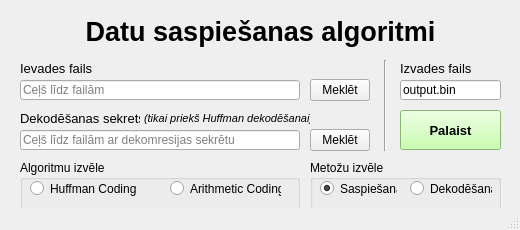
<?xml version="1.0" encoding="UTF-8"?>
<ui version="4.0">
 <class>MainWindow</class>
 <widget class="QMainWindow" name="MainWindow">
  <property name="geometry">
   <rect>
    <x>0</x>
    <y>0</y>
    <width>520</width>
    <height>230</height>
   </rect>
  </property>
  <property name="sizePolicy">
   <sizepolicy hsizetype="Fixed" vsizetype="Fixed">
    <horstretch>0</horstretch>
    <verstretch>0</verstretch>
   </sizepolicy>
  </property>
  <property name="minimumSize">
   <size>
    <width>520</width>
    <height>230</height>
   </size>
  </property>
  <property name="maximumSize">
   <size>
    <width>520</width>
    <height>230</height>
   </size>
  </property>
  <property name="windowTitle">
   <string>KIA</string>
  </property>
  <property name="tabShape">
   <enum>QTabWidget::Rounded</enum>
  </property>
  <widget class="QWidget" name="CentralWidget">
   <widget class="QPushButton" name="btn_go">
    <property name="enabled">
     <bool>true</bool>
    </property>
    <property name="geometry">
     <rect>
      <x>400</x>
      <y>110</y>
      <width>101</width>
      <height>40</height>
     </rect>
    </property>
    <property name="font">
     <font>
      <pointsize>10</pointsize>
      <weight>75</weight>
      <bold>true</bold>
     </font>
    </property>
    <property name="cursor">
     <cursorShape>PointingHandCursor</cursorShape>
    </property>
    <property name="autoFillBackground">
     <bool>false</bool>
    </property>
    <property name="styleSheet">
     <string notr="true">background-color: rgb(187, 255, 153);</string>
    </property>
    <property name="text">
     <string>Palaist</string>
    </property>
    <property name="checkable">
     <bool>false</bool>
    </property>
    <property name="autoDefault">
     <bool>false</bool>
    </property>
    <property name="default">
     <bool>false</bool>
    </property>
    <property name="flat">
     <bool>false</bool>
    </property>
   </widget>
   <widget class="QGroupBox" name="group_box_chose_compression">
    <property name="geometry">
     <rect>
      <x>20</x>
      <y>160</y>
      <width>280</width>
      <height>51</height>
     </rect>
    </property>
    <property name="title">
     <string>Algoritmu izvēle</string>
    </property>
    <widget class="QRadioButton" name="radio_btn_huffman_coding">
     <property name="geometry">
      <rect>
       <x>10</x>
       <y>20</y>
       <width>121</width>
       <height>17</height>
      </rect>
     </property>
     <property name="cursor">
      <cursorShape>PointingHandCursor</cursorShape>
     </property>
     <property name="text">
      <string>Huffman Coding</string>
     </property>
    </widget>
    <widget class="QRadioButton" name="radio_btn_arithmetic_coding">
     <property name="geometry">
      <rect>
       <x>150</x>
       <y>20</y>
       <width>111</width>
       <height>17</height>
      </rect>
     </property>
     <property name="cursor">
      <cursorShape>PointingHandCursor</cursorShape>
     </property>
     <property name="text">
      <string>Arithmetic Coding</string>
     </property>
    </widget>
   </widget>
   <widget class="QLabel" name="label_title">
    <property name="geometry">
     <rect>
      <x>0</x>
      <y>15</y>
      <width>521</width>
      <height>33</height>
     </rect>
    </property>
    <property name="font">
     <font>
      <pointsize>20</pointsize>
      <weight>75</weight>
      <bold>true</bold>
     </font>
    </property>
    <property name="text">
     <string>Datu saspiešanas algoritmi</string>
    </property>
    <property name="alignment">
     <set>Qt::AlignCenter</set>
    </property>
    <property name="wordWrap">
     <bool>false</bool>
    </property>
   </widget>
   <widget class="QLabel" name="label_input_file">
    <property name="geometry">
     <rect>
      <x>20</x>
      <y>60</y>
      <width>281</width>
      <height>16</height>
     </rect>
    </property>
    <property name="font">
     <font>
      <pointsize>10</pointsize>
      <weight>50</weight>
      <bold>false</bold>
      <underline>false</underline>
      <kerning>true</kerning>
     </font>
    </property>
    <property name="text">
     <string>Ievades fails</string>
    </property>
   </widget>
   <widget class="QLineEdit" name="input_input_file_path">
    <property name="geometry">
     <rect>
      <x>20</x>
      <y>80</y>
      <width>280</width>
      <height>20</height>
     </rect>
    </property>
    <property name="toolTip">
     <string/>
    </property>
    <property name="inputMask">
     <string/>
    </property>
    <property name="text">
     <string/>
    </property>
    <property name="placeholderText">
     <string>Ceļš līdz failām</string>
    </property>
   </widget>
   <widget class="QPushButton" name="btn_find_input_file_path">
    <property name="enabled">
     <bool>true</bool>
    </property>
    <property name="geometry">
     <rect>
      <x>310</x>
      <y>79</y>
      <width>60</width>
      <height>22</height>
     </rect>
    </property>
    <property name="cursor">
     <cursorShape>PointingHandCursor</cursorShape>
    </property>
    <property name="autoFillBackground">
     <bool>false</bool>
    </property>
    <property name="text">
     <string>Meklēt</string>
    </property>
    <property name="checkable">
     <bool>false</bool>
    </property>
    <property name="autoDefault">
     <bool>false</bool>
    </property>
    <property name="default">
     <bool>false</bool>
    </property>
    <property name="flat">
     <bool>false</bool>
    </property>
   </widget>
   <widget class="QGroupBox" name="group_box_chose_method">
    <property name="geometry">
     <rect>
      <x>310</x>
      <y>160</y>
      <width>191</width>
      <height>51</height>
     </rect>
    </property>
    <property name="title">
     <string>Metožu izvēle</string>
    </property>
    <widget class="QRadioButton" name="radio_btn_compress">
     <property name="geometry">
      <rect>
       <x>10</x>
       <y>20</y>
       <width>77</width>
       <height>17</height>
      </rect>
     </property>
     <property name="cursor">
      <cursorShape>PointingHandCursor</cursorShape>
     </property>
     <property name="text">
      <string>Saspiešana</string>
     </property>
     <property name="checked">
      <bool>true</bool>
     </property>
    </widget>
    <widget class="QRadioButton" name="radio_btn_decompress">
     <property name="geometry">
      <rect>
       <x>100</x>
       <y>20</y>
       <width>82</width>
       <height>17</height>
      </rect>
     </property>
     <property name="cursor">
      <cursorShape>PointingHandCursor</cursorShape>
     </property>
     <property name="text">
      <string>Dekodēšana</string>
     </property>
    </widget>
   </widget>
   <widget class="QLabel" name="label_output_file">
    <property name="geometry">
     <rect>
      <x>400</x>
      <y>60</y>
      <width>101</width>
      <height>16</height>
     </rect>
    </property>
    <property name="font">
     <font>
      <pointsize>10</pointsize>
      <weight>50</weight>
      <bold>false</bold>
      <underline>false</underline>
      <kerning>true</kerning>
     </font>
    </property>
    <property name="text">
     <string>Izvades fails</string>
    </property>
   </widget>
   <widget class="QLineEdit" name="input_output_file_name">
    <property name="geometry">
     <rect>
      <x>400</x>
      <y>80</y>
      <width>101</width>
      <height>20</height>
     </rect>
    </property>
    <property name="toolTip">
     <string/>
    </property>
    <property name="inputMask">
     <string/>
    </property>
    <property name="text">
     <string>output.bin</string>
    </property>
    <property name="placeholderText">
     <string>Faila nosaukums</string>
    </property>
   </widget>
   <widget class="Line" name="vertica_line">
    <property name="geometry">
     <rect>
      <x>375</x>
      <y>60</y>
      <width>20</width>
      <height>91</height>
     </rect>
    </property>
    <property name="orientation">
     <enum>Qt::Vertical</enum>
    </property>
   </widget>
   <widget class="QLabel" name="label_secret_file_description">
    <property name="geometry">
     <rect>
      <x>144</x>
      <y>112</y>
      <width>166</width>
      <height>13</height>
     </rect>
    </property>
    <property name="font">
     <font>
      <pointsize>8</pointsize>
      <weight>50</weight>
      <italic>true</italic>
      <bold>false</bold>
      <underline>false</underline>
      <kerning>true</kerning>
     </font>
    </property>
    <property name="text">
     <string>(tikai priekš Huffman dekodēšanai)</string>
    </property>
   </widget>
   <widget class="QPushButton" name="btn_find_secret_file_path">
    <property name="enabled">
     <bool>true</bool>
    </property>
    <property name="geometry">
     <rect>
      <x>310</x>
      <y>129</y>
      <width>60</width>
      <height>22</height>
     </rect>
    </property>
    <property name="cursor">
     <cursorShape>PointingHandCursor</cursorShape>
    </property>
    <property name="autoFillBackground">
     <bool>false</bool>
    </property>
    <property name="text">
     <string>Meklēt</string>
    </property>
    <property name="checkable">
     <bool>false</bool>
    </property>
    <property name="autoDefault">
     <bool>false</bool>
    </property>
    <property name="default">
     <bool>false</bool>
    </property>
    <property name="flat">
     <bool>false</bool>
    </property>
   </widget>
   <widget class="QLineEdit" name="input_secret_file_path">
    <property name="geometry">
     <rect>
      <x>20</x>
      <y>130</y>
      <width>280</width>
      <height>20</height>
     </rect>
    </property>
    <property name="toolTip">
     <string/>
    </property>
    <property name="inputMask">
     <string/>
    </property>
    <property name="text">
     <string/>
    </property>
    <property name="placeholderText">
     <string>Ceļš līdz failām ar dekomresijas sekrētu</string>
    </property>
   </widget>
   <widget class="QLabel" name="label_secret_file">
    <property name="geometry">
     <rect>
      <x>20</x>
      <y>110</y>
      <width>120</width>
      <height>16</height>
     </rect>
    </property>
    <property name="font">
     <font>
      <pointsize>10</pointsize>
      <weight>50</weight>
      <italic>false</italic>
      <bold>false</bold>
      <underline>false</underline>
      <kerning>true</kerning>
     </font>
    </property>
    <property name="text">
     <string>Dekodēšanas sekrets</string>
    </property>
   </widget>
  </widget>
  <widget class="QStatusBar" name="statusbar"/>
 </widget>
 <resources/>
 <connections/>
</ui>
